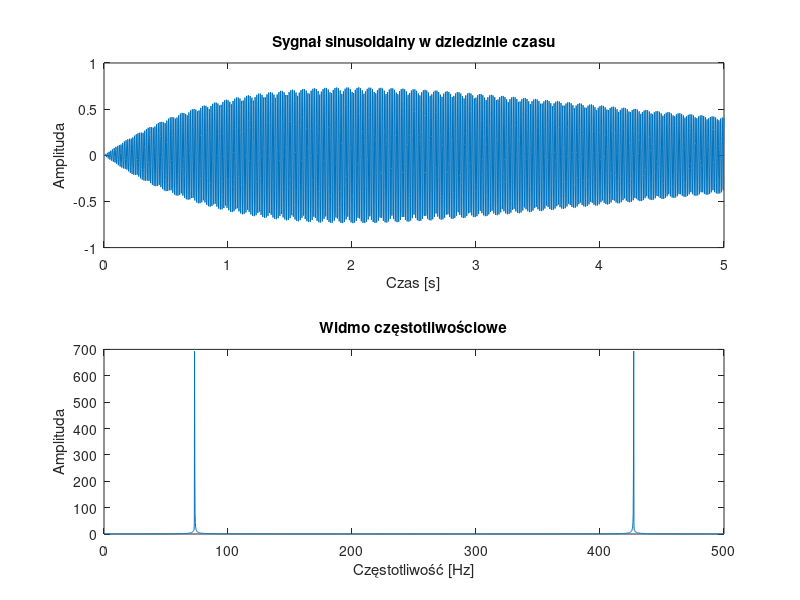

Write MATLAB code to recreate this figure.
% Parametry sygnału
A = 1;
f = 73; % Hz
t1= 2; % sekundy
t2= 2; % sekundy
phi = 0;
n = 1;
czestotliwosc_probkowania = 500; % Hz
czas_trwania = 5; %s

% Czas sygnału
t = linspace(0, czas_trwania, czas_trwania * czestotliwosc_probkowania);

% Generowanie sygnału sinusoidalnego
sygnal = A * ((t / t1).^n ./ 1+(t/t1).^n) .* exp(-t/t2) .* cos(2 * pi * f * t + phi);

% Transformaty Fouriera
widmo = abs(fft(sygnal));
f = linspace(0, czestotliwosc_probkowania, length(widmo));

% Wykresy
subplot(2, 1, 1);
plot(t, sygnal);
title('Sygnał sinusoidalny w dziedzinie czasu');
xlabel('Czas [s]');
ylabel('Amplituda');

subplot(2, 1, 2);
plot(f, widmo);
title('Widmo częstotliwościowe');
xlabel('Częstotliwość [Hz]');
ylabel('Amplituda');
pause
